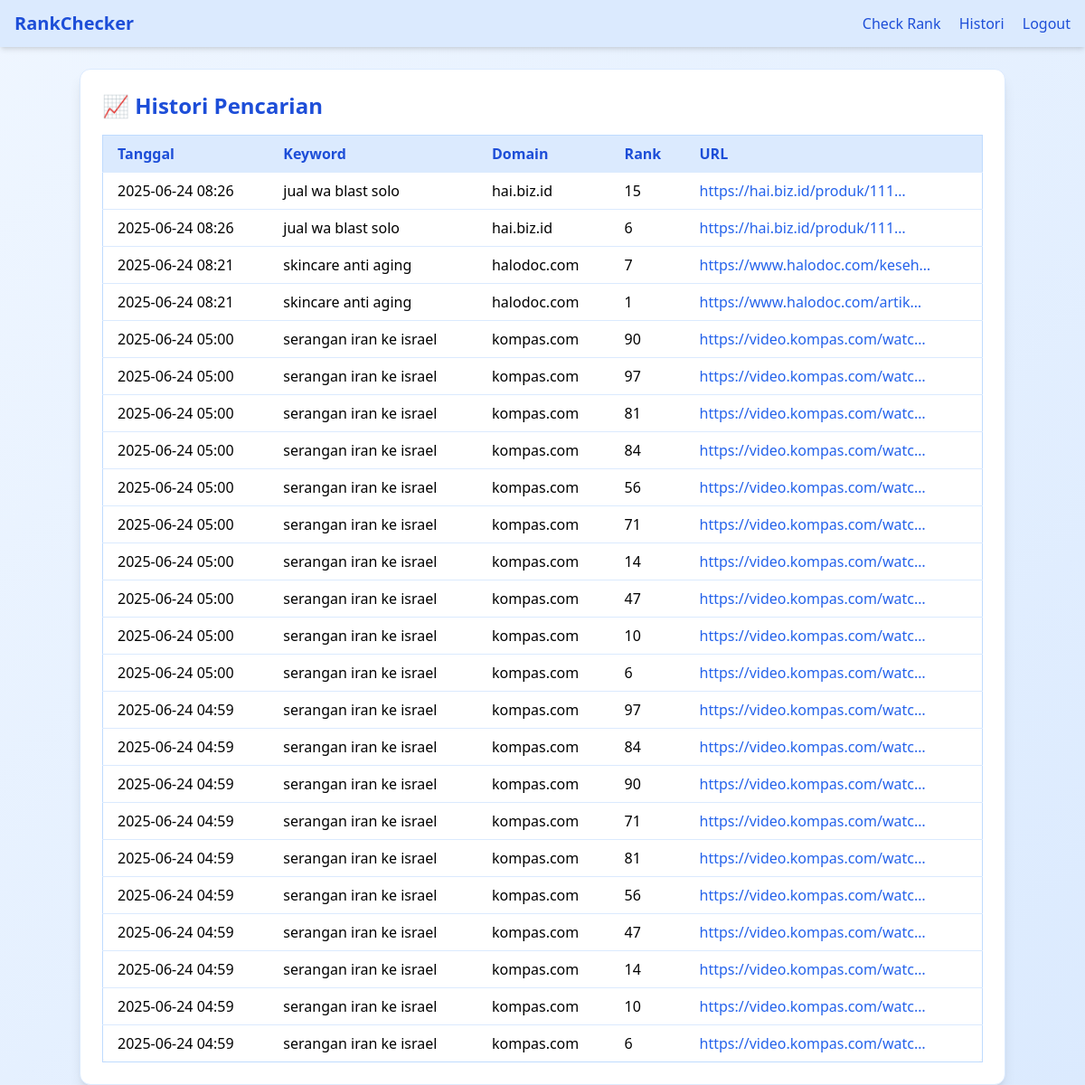
Page /history/ (signed in) on the committed database.
### core/models.py (models this page shows, shortened)
class RankResult(models.Model):
    user = models.ForeignKey(CustomUser, on_delete=models.CASCADE)
    domain = models.CharField(max_length=255)
    keyword = models.CharField(max_length=255)
    rank = models.PositiveIntegerField()
    url_result = models.URLField()
    checked_at = models.DateTimeField(auto_now_add=True)

### core/views.py (the view)
# urls.py: path('history/', views.history_view, name='history'),
@login_required
def history_view(request):
    results = RankResult.objects.filter(user=request.user).order_by('-checked_at')
    return render(request, 'core/history.html', {'results': results})

### core/templates/core/history.html (shortened to what this page needs)
<!DOCTYPE html>
<html lang="id">
<head>
  <script src="https://cdn.tailwindcss.com"></script>
</head>
<body class="bg-gradient-to-br from-blue-50 to-blue-100 min-h-screen">
  {% include 'core/navbar.html' %}
  <div class="max-w-5xl mx-auto bg-white p-6 rounded-xl shadow-lg border border-blue-100">
    <h1 class="text-2xl font-bold text-blue-700 mb-4">📈 Histori Pencarian</h1>
    {% if results %}
    <div class="overflow-x-auto">
      <table class="min-w-full bg-white border border-blue-200 rounded-lg shadow-sm">
        <thead class="bg-blue-100 text-blue-700">
          <tr>
            <th class="py-2 px-4 text-left">Tanggal</th>
            <th class="py-2 px-4 text-left">Keyword</th>
            <th class="py-2 px-4 text-left">Domain</th>
            <th class="py-2 px-4 text-left">Rank</th>
            <th class="py-2 px-4 text-left">URL</th>
          </tr>
        </thead>
        <tbody>
          {% for item in results %}
          <tr class="border-t border-blue-100 hover:bg-blue-50">
            <td class="py-2 px-4">{{ item.checked_at|date:"Y-m-d H:i" }}</td>
            <td class="py-2 px-4">{{ item.keyword }}</td>
            <td class="py-2 px-4">{{ item.domain }}</td>
            <td class="py-2 px-4">{{ item.rank }}</td>
            <td class="py-2 px-4">
              <a href="{{ item.url_result }}" class="text-blue-600 hover:underline" target="_blank">
                {{ item.url_result|truncatechars:30 }}
              </a>
            </td>
          </tr>
          {% endfor %}
        </tbody>
      </table>
    </div>
    {% else %}
    <p class="text-blue-600">Belum ada histori pencarian.</p>
    {% endif %}
  </div>
</body>
</html>

### rows in the picture
RankResult: checked_at "2025-06-24 08:26", keyword "jual wa blast solo", domain "hai.biz.id", rank "15", url_result "https://hai.biz.id/produk/111…"
RankResult: checked_at "2025-06-24 08:26", keyword "jual wa blast solo", domain "hai.biz.id", rank "6", url_result "https://hai.biz.id/produk/111…"
RankResult: checked_at "2025-06-24 08:21", keyword "skincare anti aging", domain "halodoc.com", rank "7", url_result "https://www.halodoc.com/keseh…"
RankResult: checked_at "2025-06-24 08:21", keyword "skincare anti aging", domain "halodoc.com", rank "1", url_result "https://www.halodoc.com/artik…"
RankResult: checked_at "2025-06-24 05:00", keyword "serangan iran ke israel", domain "kompas.com", rank "90", url_result "https://video.kompas.com/watc…"
RankResult: checked_at "2025-06-24 05:00", keyword "serangan iran ke israel", domain "kompas.com", rank "97", url_result "https://video.kompas.com/watc…"
RankResult: checked_at "2025-06-24 05:00", keyword "serangan iran ke israel", domain "kompas.com", rank "81", url_result "https://video.kompas.com/watc…"
RankResult: checked_at "2025-06-24 05:00", keyword "serangan iran ke israel", domain "kompas.com", rank "84", url_result "https://video.kompas.com/watc…"
RankResult: checked_at "2025-06-24 05:00", keyword "serangan iran ke israel", domain "kompas.com", rank "56", url_result "https://video.kompas.com/watc…"
RankResult: checked_at "2025-06-24 05:00", keyword "serangan iran ke israel", domain "kompas.com", rank "71", url_result "https://video.kompas.com/watc…"
RankResult: checked_at "2025-06-24 05:00", keyword "serangan iran ke israel", domain "kompas.com", rank "14", url_result "https://video.kompas.com/watc…"
RankResult: checked_at "2025-06-24 05:00", keyword "serangan iran ke israel", domain "kompas.com", rank "47", url_result "https://video.kompas.com/watc…"
RankResult: checked_at "2025-06-24 05:00", keyword "serangan iran ke israel", domain "kompas.com", rank "10", url_result "https://video.kompas.com/watc…"
RankResult: checked_at "2025-06-24 05:00", keyword "serangan iran ke israel", domain "kompas.com", rank "6", url_result "https://video.kompas.com/watc…"
RankResult: checked_at "2025-06-24 04:59", keyword "serangan iran ke israel", domain "kompas.com", rank "97", url_result "https://video.kompas.com/watc…"
RankResult: checked_at "2025-06-24 04:59", keyword "serangan iran ke israel", domain "kompas.com", rank "84", url_result "https://video.kompas.com/watc…"
RankResult: checked_at "2025-06-24 04:59", keyword "serangan iran ke israel", domain "kompas.com", rank "90", url_result "https://video.kompas.com/watc…"
RankResult: checked_at "2025-06-24 04:59", keyword "serangan iran ke israel", domain "kompas.com", rank "71", url_result "https://video.kompas.com/watc…"
RankResult: checked_at "2025-06-24 04:59", keyword "serangan iran ke israel", domain "kompas.com", rank "81", url_result "https://video.kompas.com/watc…"
RankResult: checked_at "2025-06-24 04:59", keyword "serangan iran ke israel", domain "kompas.com", rank "56", url_result "https://video.kompas.com/watc…"
RankResult: checked_at "2025-06-24 04:59", keyword "serangan iran ke israel", domain "kompas.com", rank "47", url_result "https://video.kompas.com/watc…"
RankResult: checked_at "2025-06-24 04:59", keyword "serangan iran ke israel", domain "kompas.com", rank "14", url_result "https://video.kompas.com/watc…"
RankResult: checked_at "2025-06-24 04:59", keyword "serangan iran ke israel", domain "kompas.com", rank "10", url_result "https://video.kompas.com/watc…"
RankResult: checked_at "2025-06-24 04:59", keyword "serangan iran ke israel", domain "kompas.com", rank "6", url_result "https://video.kompas.com/watc…"
